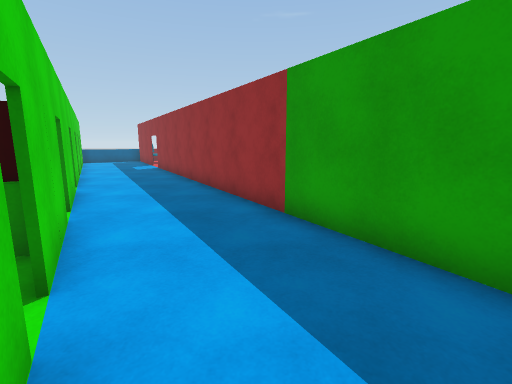
View 1 (above)

24 first-person views from a walk through a scene from a Unity 3-D project. The camera is 1.5 m above the floor, tilts 10° down and sees 85° across. The floor is counted in squares, 1 m on a side. Each view is taken from the middle of a square. On the plan, view 1 faces up. The plan holds only what a view shows up to about 14 squares ahead; the rest is blank. The place goes on beyond the plan. Some surface patterns are stand-ins.

View 2
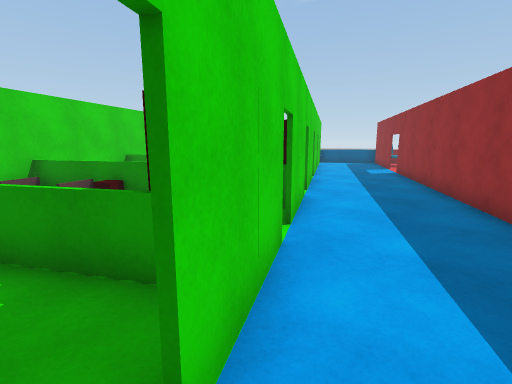

View 3
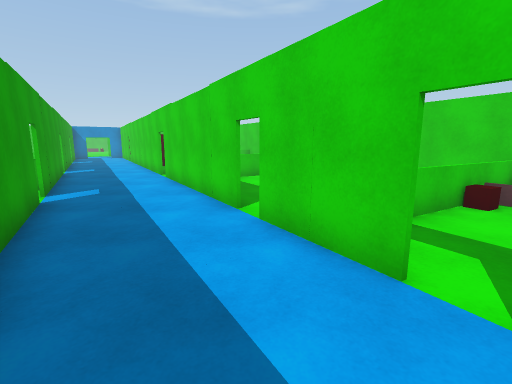

View 4
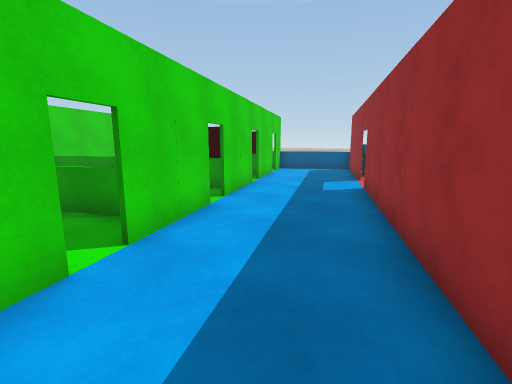

View 5
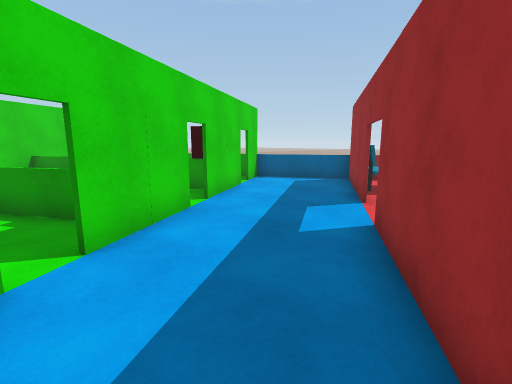

View 6
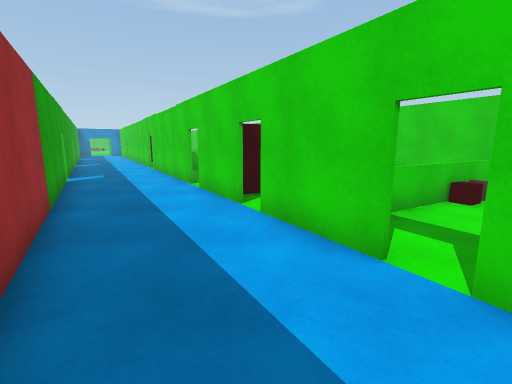

View 7
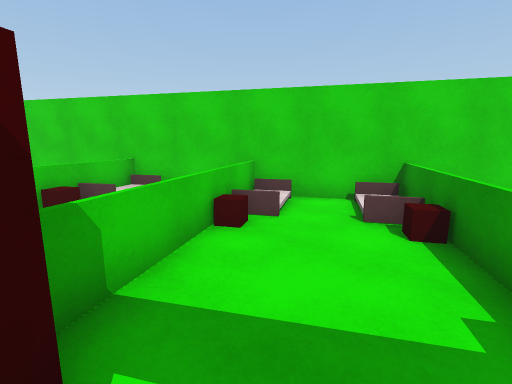

View 8
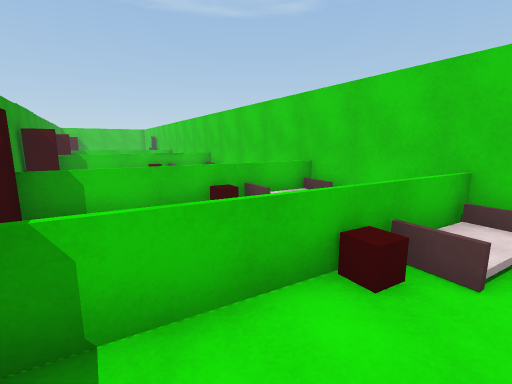

View 9
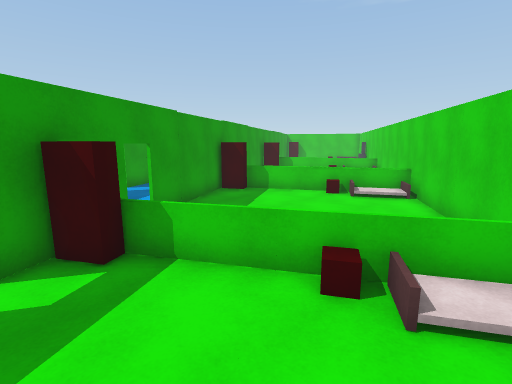

View 10
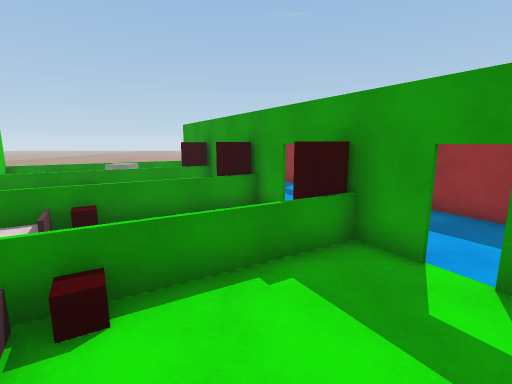

View 11
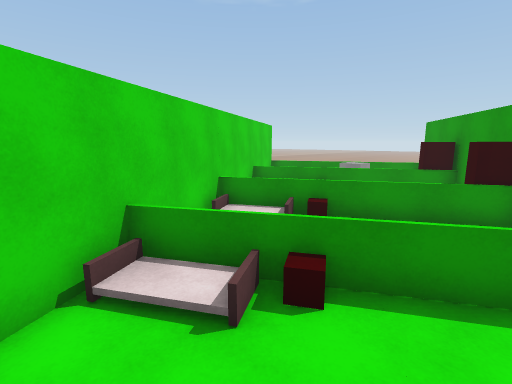

View 12
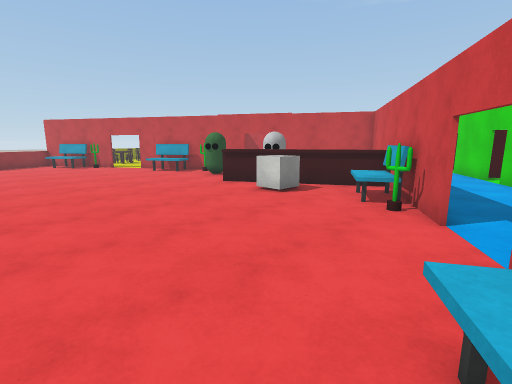

View 13
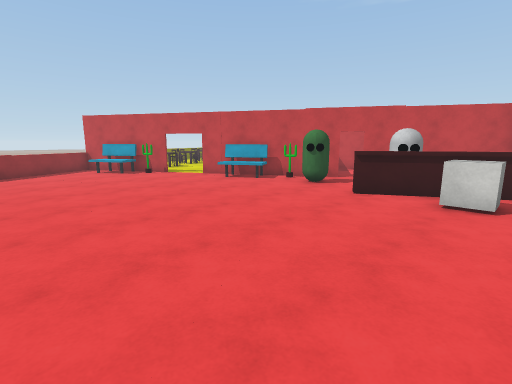

View 14
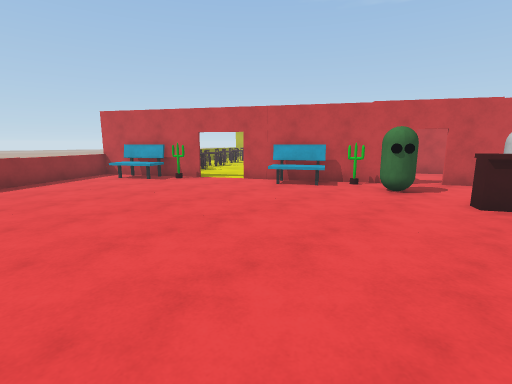

View 15
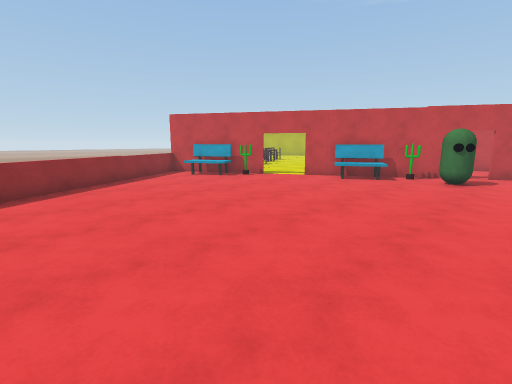

View 16
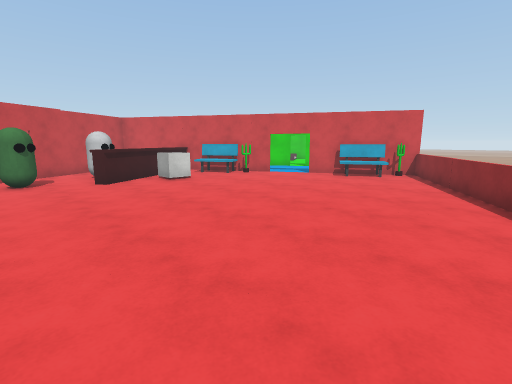

View 17
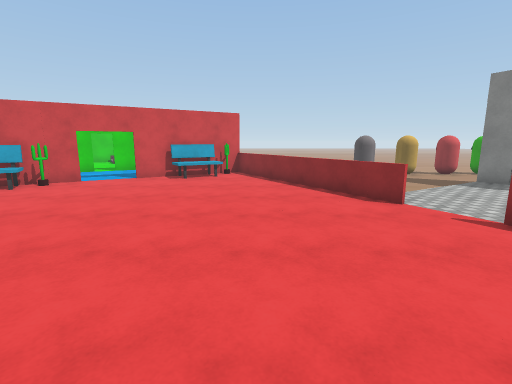

View 18
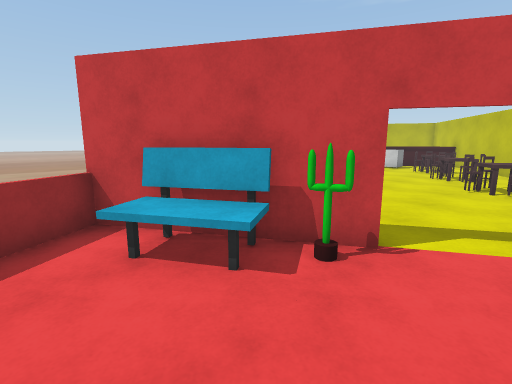

View 19
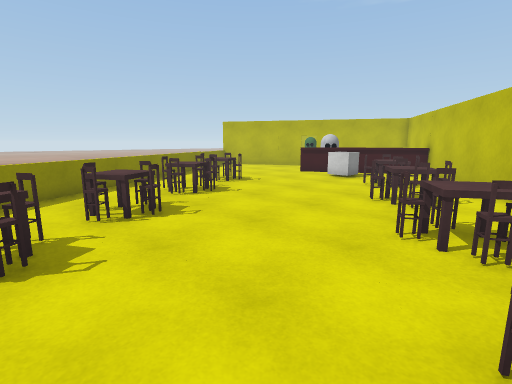

View 20
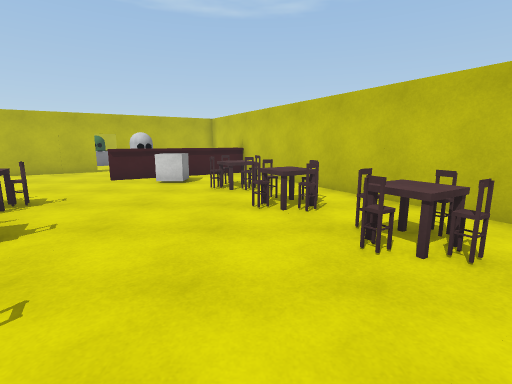

View 21
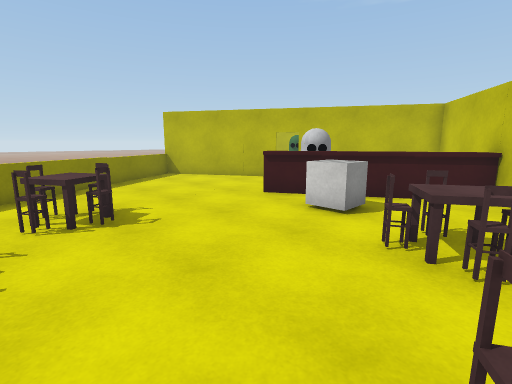

View 22
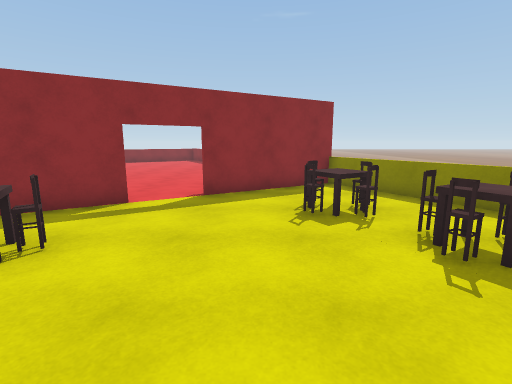

View 23
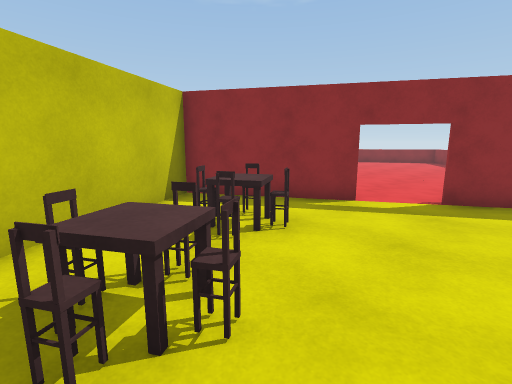

View 24
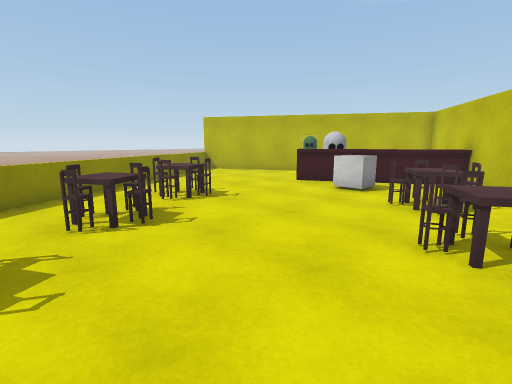

### Floor plan
Ten units are one square. View 1 is at (0, 0); x grows to the right and y downward. Boxes are objects, and circles mark ways between rooms. Rooms are numbered by the first view taken in them; rooms with no view inside come last. Other rooms are left out.
<svg viewBox="-145 -280 408 340">
<path fill="none" stroke="#000" d="M-36 -52 -20 -25M-30 -36 -57 -20M-16 -17 20 43M-56 -86 -40 -59M35 -11 -60 -171M-98 -1 -65 55M-96 2 -73 -12M-77 -121 -61 -94M-2 31 8 25M13 33 -17 -17M-97 -155 -81 -128M-70 -188 -95 -230M74 55 39 -3M-117 -189 -101 -162M-96 -229 -129 -210 -122 -197M-31 55 1 36M-62 -71 -56 -75M-73 -12 -39 -32M-42 -37 -32 -43 -36 -50M-62 -93 -71 -109M-140 -72 -98 -1M-68 -107 -110 -82M-85 -51 -62 -65M-111 -82 -134 -68M42 -126 98 -159M-19 -275 -96 -229M115 -169 159 -196M-59 -172 -13 -94 34 -122M158 -193 114 -267M-95 -232 -69 -189M212 4 258 -23 158 -193M99 -160 56 -134 157 37 204 9M159 -195 115 -169"/>
<rect x="-85" y="-25" width="10" height="20" fill="#bbb"><title>bed</title></rect>
<rect x="-115" y="-35" width="10" height="10" fill="#bbb"><title>bed</title></rect>
<rect x="-115" y="-45" width="20" height="10" fill="#bbb"><title>bed</title></rect>
<rect x="-75" y="-25" width="10" height="10" fill="#bbb"><title>other object</title></rect>
<rect x="-85" y="-225" width="20" height="30" fill="#bbb"><title>other object</title></rect>
<rect x="-55" y="-165" width="10" height="10" fill="#bbb"><title>other object</title></rect>
<rect x="-45" y="-165" width="20" height="30" fill="#bbb"><title>other object</title></rect>
<rect x="-35" y="-135" width="10" height="10" fill="#bbb"><title>other object</title></rect>
<rect x="-25" y="-145" width="10" height="20" fill="#bbb"><title>other object</title></rect>
<rect x="-15" y="-145" width="10" height="10" fill="#bbb"><title>other object</title></rect>
<rect x="-15" y="-165" width="10" height="20" fill="#bbb"><title>other object</title></rect>
<rect x="-5" y="-145" width="10" height="10" fill="#bbb"><title>other object</title></rect>
<rect x="-5" y="-165" width="20" height="20" fill="#bbb"><title>other object</title></rect>
<rect x="5" y="-145" width="20" height="20" fill="#bbb"><title>other object</title></rect>
<rect x="15" y="-165" width="10" height="10" fill="#bbb"><title>other object</title></rect>
<rect x="35" y="-155" width="10" height="20" fill="#bbb"><title>other object</title></rect>
<rect x="55" y="-165" width="30" height="20" fill="#bbb"><title>other object</title></rect>
<rect x="115" y="-185" width="10" height="10" fill="#bbb"><title>other object</title></rect>
<rect x="115" y="-205" width="30" height="20" fill="#bbb"><title>other object</title></rect>
<rect x="75" y="-135" width="30" height="20" fill="#bbb"><title>other object</title></rect>
<rect x="95" y="-115" width="20" height="30" fill="#bbb"><title>other object</title></rect>
<rect x="115" y="-85" width="20" height="20" fill="#bbb"><title>other object</title></rect>
<rect x="125" y="-55" width="20" height="20" fill="#bbb"><title>other object</title></rect>
<rect x="135" y="-5" width="10" height="10" fill="#bbb"><title>other object</title></rect>
<rect x="135" y="-165" width="30" height="20" fill="#bbb"><title>other object</title></rect>
<rect x="145" y="-5" width="10" height="10" fill="#bbb"><title>other object</title></rect>
<rect x="145" y="-15" width="20" height="10" fill="#bbb"><title>other object</title></rect>
<rect x="155" y="-35" width="20" height="10" fill="#bbb"><title>other object</title></rect>
<rect x="155" y="-145" width="20" height="30" fill="#bbb"><title>other object</title></rect>
<rect x="165" y="-25" width="10" height="20" fill="#bbb"><title>other object</title></rect>
<rect x="165" y="-115" width="30" height="20" fill="#bbb"><title>other object</title></rect>
<rect x="175" y="-15" width="20" height="20" fill="#bbb"><title>other object</title></rect>
<rect x="175" y="-35" width="20" height="20" fill="#bbb"><title>other object</title></rect>
<rect x="185" y="-95" width="20" height="30" fill="#bbb"><title>other object</title></rect>
<circle cx="-40" cy="-50" r="3" fill="#2a7"/>
<circle cx="-60" cy="-90" r="3" fill="#2a7"/>
<circle cx="-70" cy="-180" r="3" fill="#2a7"/>
<circle cx="105" cy="-165" r="3" fill="#2a7"/>
<text x="-30" y="-50">1</text>
<text x="-90" y="-50">2</text>
<text x="30" y="-200">3</text>
<text x="160" y="-80">4</text>
</svg>
Room 1 opens to room 2. Room 1 opens to room 3. Room 3 opens to room 4.

Where each view was taken, in squares from view 1:
view 1: 0 up, 0 right, facing up
view 2: 2 up, 1 left, facing up-left
view 3: 8 up, 2 left, facing down
view 4: 8 up, 2 left, facing up-left
view 5: 12 up, 4 left, facing up-left
view 6: 12 up, 4 left, facing down
view 7: 9 up, 6 left, facing down-left
view 8: 8 up, 8 left, facing down
view 9: 5 up, 9 left, facing down-right
view 10: 5 up, 9 left, facing up
view 11: 5 up, 9 left, facing up-left
view 12: 23 up, 7 left, facing down-right
view 13: 24 up, 2 left, facing down-right
view 14: 24 up, 1 right, facing down-right
view 15: 27 up, 2 right, facing down-right
view 16: 27 up, 5 right, facing down-left
view 17: 24 up, 5 right, facing left
view 18: 21 up, 10 right, facing down-right
view 19: 15 up, 10 right, facing down-right
view 20: 14 up, 13 right, facing down
view 21: 9 up, 13 right, facing down-right
view 22: 9 up, 13 right, facing up
view 23: 9 up, 13 right, facing up-left
view 24: 12 up, 12 right, facing down-right
